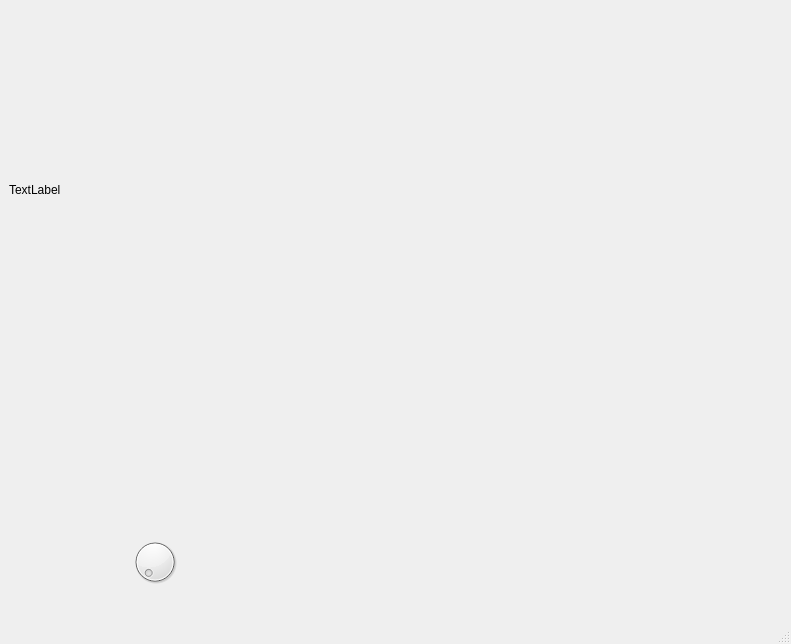
<?xml version="1.0" encoding="UTF-8"?>
<ui version="4.0">
 <class>MainWindow</class>
 <widget class="QMainWindow" name="MainWindow">
  <property name="geometry">
   <rect>
    <x>0</x>
    <y>0</y>
    <width>791</width>
    <height>644</height>
   </rect>
  </property>
  <property name="windowTitle">
   <string>MainWindow</string>
  </property>
  <widget class="QWidget" name="centralwidget">
   <widget class="QWidget" name="verticalLayoutWidget">
    <property name="geometry">
     <rect>
      <x>9</x>
      <y>9</y>
      <width>531</width>
      <height>361</height>
     </rect>
    </property>
    <layout class="QVBoxLayout" name="verticalLayout">
     <item>
      <widget class="QLabel" name="label1">
       <property name="text">
        <string>TextLabel</string>
       </property>
      </widget>
     </item>
    </layout>
   </widget>
   <widget class="QDial" name="dial">
    <property name="geometry">
     <rect>
      <x>130</x>
      <y>530</y>
      <width>50</width>
      <height>64</height>
     </rect>
    </property>
   </widget>
  </widget>
  <widget class="QMenuBar" name="menubar">
   <property name="geometry">
    <rect>
     <x>0</x>
     <y>0</y>
     <width>791</width>
     <height>21</height>
    </rect>
   </property>
  </widget>
  <widget class="QStatusBar" name="statusbar"/>
 </widget>
 <resources/>
 <connections/>
</ui>
